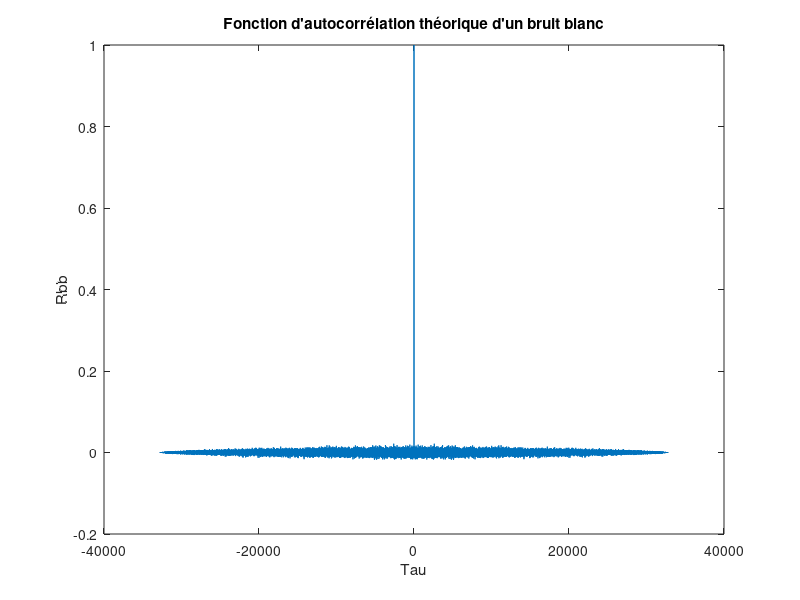
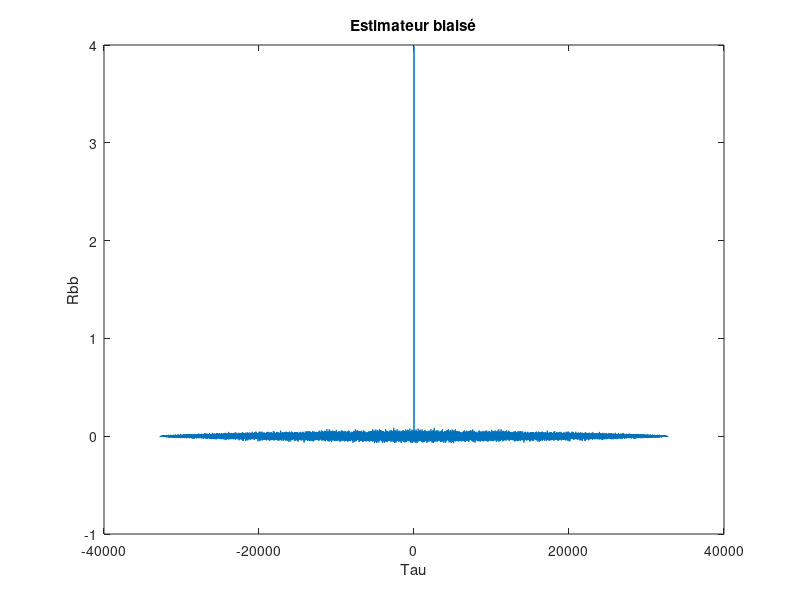
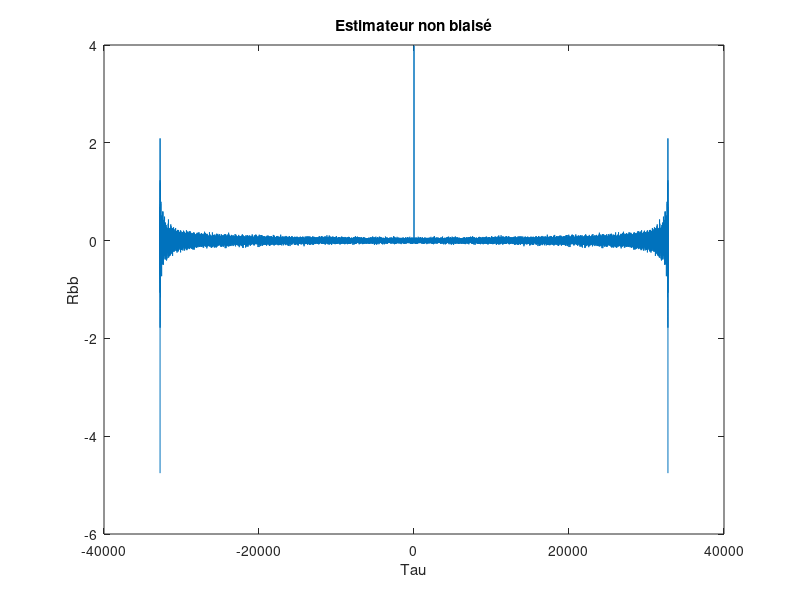
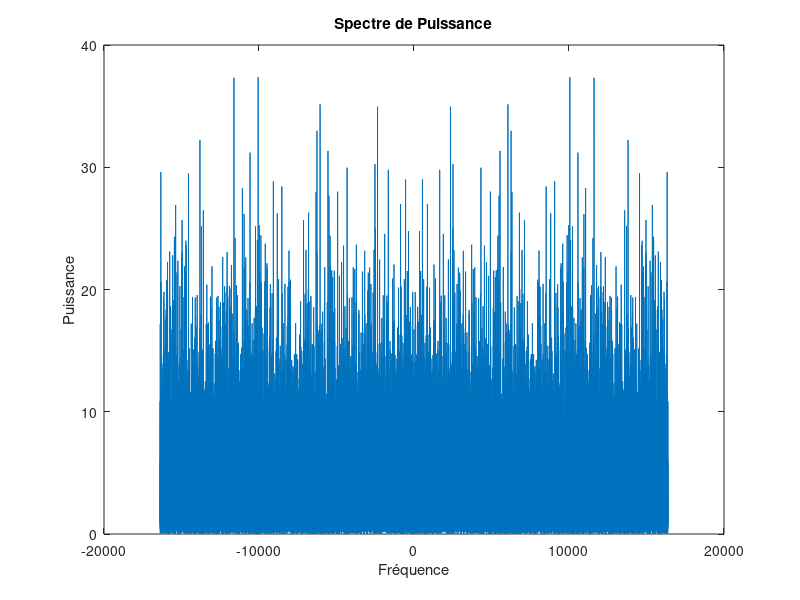

These charts were generated, in order, by the following MATLAB code:
clear all ; clc ; close all ;

%% Préliminaire 1

% Question 1

% Génération d'un bruit blanc de moyenne nulle et de variance sigma carré

N = 2^15; % Nombre de points
sigma = 2; % Variance
mu = 0; % Moyenne

b = mu + randn(1,N)*sigma; % Génération du signal bruité

% Fonction d'autocorrélation théorique du signal bruité :
% Rbb(tau) = sigma^2 * delta(tau)

[Rbb_theorique, LAGS] = xcorr(b,'coeff'); % Fonction d'autocorrélation théorique du signal bruité

figure(1);
plot(LAGS, Rbb_theorique); % Représentation graphique de la fonction d'autocorrélation
title("Fonction d'autocorrélation théorique d'un bruit blanc");
xlabel('Tau');
ylabel('Rbb');


[Estimateur_biase, LAGS] = xcorr(b, 'biased'); % Estimateur biaisé de la fonction d'autocorrélation théorique du signal bruité

figure(2);
plot(LAGS, Estimateur_biase); % Représentation graphique de l'estimateur biaisé de la fonction d'autocorrélation
title("Estimateur biaisé");
xlabel('Tau');
ylabel('Rbb');


[Estimateur_non_biase, LAGS] = xcorr(b, 'unbiased'); % Estimateur non biaisé de la fonction d'autocorrélation théorique du signal bruité

figure(3);
plot(LAGS, Estimateur_non_biase); % Représentation graphique de l'estimateur non biaisé de la fonction d'autocorrélation
title("Estimateur non biaisé");
xlabel('Tau');
ylabel('Rbb');

% Spectre de puissance
SP = abs(fftshift(fft(b))).^2/N;

figure(4);
plot(-N/2:N/2-1, SP); % Représentation graphique du spectre de puissance
title('Spectre de Puissance');
xlabel('Fréquence');
ylabel('Puissance');

% Densité spectral de puissance
DSP = fftshift(fft(Rbb_theorique));

figure(5);
plot(-N+1:N-1, DSP); % Représentation graphique de la densité spectral de puissance
title('Densité spectral de Puissance');
xlabel('Fréquence');
ylabel('Densité de puissance');

% Question 2

% Periodogramme de Welch, Bartlett et Daniell

Nfft = 2^8; % Nombre de point de la fenêtre
window_welch = hamming(Nfft); % Choix de la fenêtre de Welch
window_bartlett = bartlett(Nfft); % Choix de la fenêtre de Bartlett
k = N/Nfft; % Nombre de fenêtre dans le signal  

pwelch = zeros(Nfft, 1); % Vecteur du Peridogramme de Welch 
pbartlett = zeros(Nfft, 1); % Vecteur du Peridogramme de Bartlett
pdaniell = zeros(N, 1); % Vecteur du Peridogramme de Daniell
pbruit = abs(fftshift(fft(b).^2)); % Periodogramme sur l'ensemble du bruit
index = 1; % Début de la fenêtre 

% Periodogramme de Bartlett et Periodogramme de Welch

for i = 1:k % Pour chaque fenêtre 
    xwindow = window_welch.*b(1,index:index+Nfft-1)'; % Fenêtrage du signal par la fenêtre de Welch
    ywindow = window_bartlett.*b(1,index:index+Nfft-1)'; % Fenêtrage du signal par la fenêtre de Bartlett
    
	index = index + Nfft; % Changement d'index pour la prochaine fenêtre
    
    pwelch = pwelch + abs(fftshift(fft(xwindow, Nfft).^2)); % Ajout au vecteur du periodogramme de Welch
    pbartlett = pbartlett + abs(fftshift(fft(ywindow, Nfft).^2));% Ajout au vecteur du periodogramme de Bartlett
end

% Periodogramme de Daniell 

for j = 1:N - Nfft % Pour chaque point du periodogramme
    pdaniell(j) = sum(pbruit(j:j+Nfft))/(Nfft); % Remplacement par la moyenne des echantillons suivants (Méthode de Daniell) 
end

for j = N-Nfft+1:N
    pdaniell(j) = sum(pbruit(j-Nfft:j))/(Nfft); % Remplacement par la moyenne des echantillons précédents (Méthode de Daniell)
end 

pwelch = pwelch./(k*norm(window_welch)^2); % Normalisation
figure(6);
plot(-Nfft/2:Nfft/2-1,pwelch); % Représentation graphique du periodogramme de Welch
title('Représentation graphique du periodogramme de Welch');
xlabel('Fréquence');
ylabel('Puissance Spectrale');

pbartlett = pbartlett./(k*norm(window_bartlett)^2); % Normalisation
figure(7);
plot(-Nfft/2:Nfft/2-1,pbartlett); % Représentation graphique du periodogramme de Bartlett
title('Représentation graphique du periodogramme de Bartlett');
xlabel('Fréquence');
ylabel('Puissance Spectrale');

pdaniell = pdaniell./N; % Normalisation
figure(8);
plot(-N/2:N/2-1,pdaniell); % Représentation graphique du periodogramme de Daniell
title('Représentation graphique du periodogramme de Daniell');
xlabel('Fréquence');
ylabel('Puissance Spectrale');




